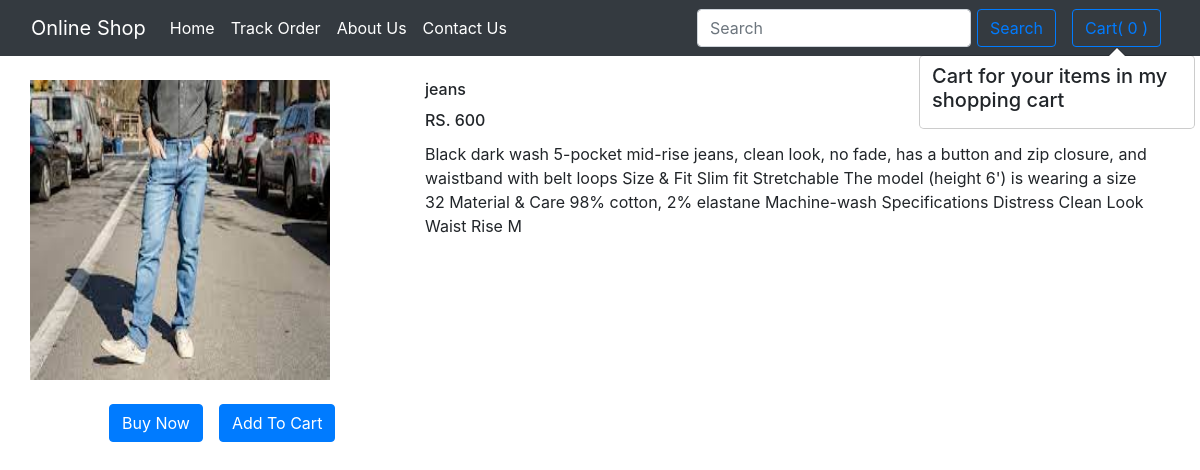
The app's page /products/16, older data.
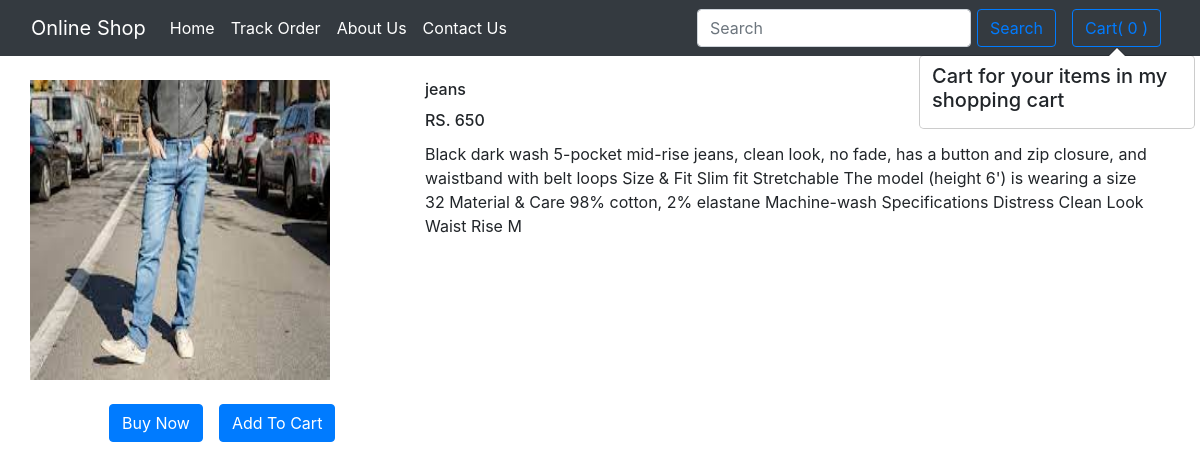
The same page, newer data.
### Shop/models.py (models this page shows, shortened)
class Product(models.Model):
    Product_id = models.AutoField
    Product_name = models.CharField(max_length=30)
    Category=models.CharField(max_length=50,default="")
    Sub_category=models.CharField(max_length=50,default="")
    Price=models.IntegerField(default="0")
    desc = models.CharField(max_length=300)
    pub_date = models.DateField()
    Prod_image=models.ImageField(upload_to="Shop/images",default="")

### Shop/views.py (the view)
# urls.py: path('products/<int:myid>',views.ProductView, name="ProductView"),
def ProductView(request, myid):
    product=Product.objects.filter(id=myid)
    return render(request,"Shop/product.html",{'product':product[0]})

### Shop/templates/shop/product.html (shortened to what this page needs)
{% extends 'Shop/base.html' %}
{% block body %}
<div class="container my-4">
    <div class="row">
        <div class="col-md-4">
            <div class="row">
                <img src='/media/{{product.Prod_image}}' width="300px" height="300px">
            </div>
            <div class="row my-4 mx-5">
                <span>
                    <a href="/checkout"> <button class="btn btn-primary mx-3">Buy Now</button></a>
                </span>
                <span id="divpr{{product.id}}" class="divpr">
                    <button id="pr{{product.id}}" class="btn btn-primary cart">Add To Cart</button>
                </span>
            </div>
        </div>
        <div class="col-md-8">
            <div>
                <h6 class="card-title" id="namepr{{product.id}}">{{product.Product_name}}</h6>
                <h6 class="card-title">RS. <span id="pricepr{{product.id}}">{{product.Price}}</span></h6>
                <p class="card-text">{{product.desc}} </p>
            </div>
        </div>
    </div>
    {% endblock %}

### Shop/templates/shop/base.html (shortened to what this page needs)
<!doctype html>
<html lang="en">
<head>
    <link rel="stylesheet" href="https://stackpath.bootstrapcdn.com/bootstrap/4.2.1/css/bootstrap.min.css"
>
</head>
<body>
    <nav class="navbar navbar-expand-lg navbar-dark bg-dark">
        <div class="container-fluid">
            <a class="navbar-brand" href="/">Online Shop</a>
            <div class="collapse navbar-collapse" id="navbarSupportedContent">
                <ul class="navbar-nav mr-auto">
                    <li class="nav-item">
                        <a class="nav-link active" aria-current="page" href="/">Home</a>
                    </li>
                    <li class="nav-item">
                        <a class="nav-link active" aria-current="page" href="/tracker">Track Order</a>
                    </li>
                    <li class="nav-item">
                        <a class="nav-link active" aria-current="page" href="/about">About Us</a>
                    </li>
                    <li class="nav-item">
                        <a class="nav-link active" aria-current="page" href="/contact">Contact Us</a>
                    </li>
                </ul>
                <form class="d-flex navbar-nav me-auto  mb-2 mb-lg-0 mx-2" role="search" action="/search">
                    <input class="form-control me-2" type="search" placeholder="Search" required="True"
                        aria-label="/search" name="search">
                    <button style="margin-left: 6px; " class="btn btn-outline-primary" type="submit">Search</button>
                </form>
                <span class="cartpopover">
                    <button type="button" class="btn btn-outline-primary mx-2 cartpop" id="popcart"
                        data-container="body" data-toggle="popover" data-placement="bottom" data-html="true"
                        data-content="cart popover">
                        Cart(<span id="cart"> 0 </span>)
                    </button></span>
            </div>
        </div>
    </nav>
    {% block body %} {% endblock %}
</body>
</html>

Row changes from the older to the newer data that the page shows:
changed Product "jeans": Price "600" → "650"
